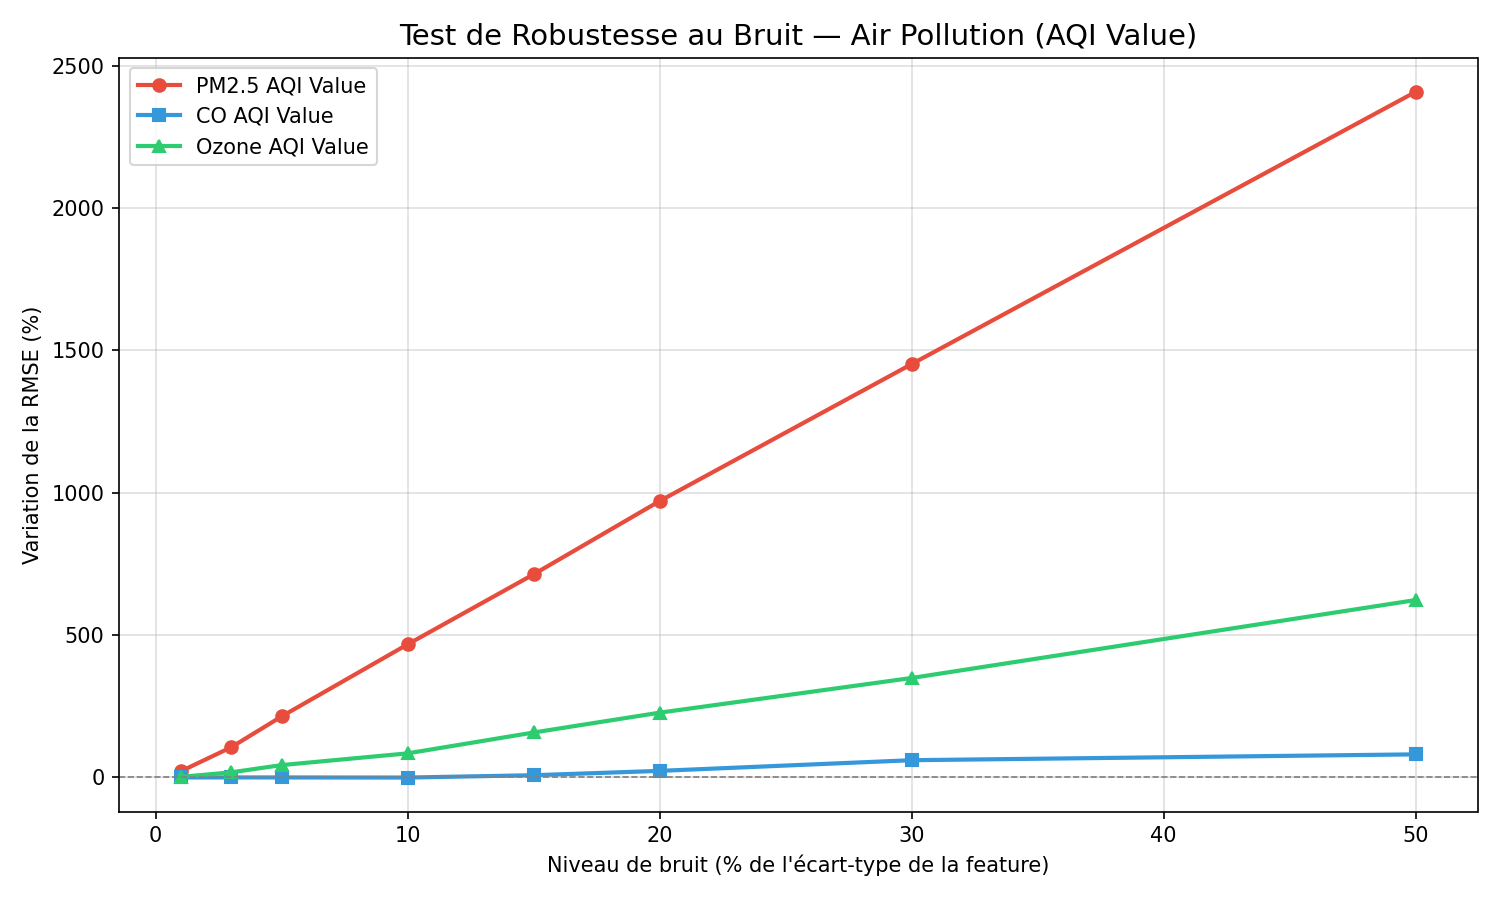

This chart was generated by the following Python code:
"""
Courbe de sensibilité au bruit — Dataset Global Air Pollution
Features testées : PM2.5 AQI Value, CO AQI Value, Ozone AQI Value
(les 3 plus corrélées avec AQI Value, la target)
"""

import joblib
import pandas as pd
import numpy as np
from sklearn.metrics import mean_squared_error
import matplotlib.pyplot as plt

# ── Chargement des artefacts ──────────────────────────────────────────────────
model  = joblib.load("model.joblib")
scaler = joblib.load("scaler.joblib")
imputer = joblib.load("imputer.joblib")

# ── Données ───────────────────────────────────────────────────────────────────
df = pd.read_csv("global_air_pollution_dataset.csv")

FEATURES = ["PM2.5 AQI Value", "CO AQI Value", "Ozone AQI Value", "NO2 AQI Value"]
TARGET   = "AQI Value"

X_raw = df[FEATURES].copy()
y     = df[TARGET].values

# Imputation puis scaling (état « propre »)
X_imputed = imputer.transform(X_raw)
X_scaled  = scaler.transform(X_imputed)

# RMSE de référence (sans bruit)
y_pred_clean = model.predict(X_scaled)
rmse_clean   = np.sqrt(mean_squared_error(y, y_pred_clean))
print(f"RMSE de référence : {rmse_clean:.4f}")

# ── Fonction d'évaluation ─────────────────────────────────────────────────────
def evaluate_noise_impact(feature_idx: int, noise_pct: float) -> float:
    """
    Ajoute un bruit gaussien sur une seule feature (avant scaling),
    retourne la variation de RMSE en % par rapport à la baseline.
    """
    X_noisy = X_imputed.copy()
    std_dev  = X_noisy[:, feature_idx].std()
    noise    = np.random.normal(loc=0,
                                scale=std_dev * noise_pct / 100,
                                size=X_noisy.shape[0])
    X_noisy[:, feature_idx] += noise
    X_noisy_scaled = scaler.transform(X_noisy)

    y_pred_noisy = model.predict(X_noisy_scaled)
    rmse_noisy   = np.sqrt(mean_squared_error(y, y_pred_noisy))
    return 100 * (rmse_noisy - rmse_clean) / rmse_clean

# ── Calcul des courbes ────────────────────────────────────────────────────────
np.random.seed(42)
intensities = np.array([1, 3, 5, 10, 15, 20, 30, 50])

# 3 features les plus corrélées
TOP3_FEATURES = ["PM2.5 AQI Value", "CO AQI Value", "Ozone AQI Value"]
top3_indices  = [FEATURES.index(f) for f in TOP3_FEATURES]

results = {}
for idx, feat in zip(top3_indices, TOP3_FEATURES):
    results[feat] = [evaluate_noise_impact(idx, n) for n in intensities]

# ── Affichage ─────────────────────────────────────────────────────────────────
markers = ["o-", "s-", "^-"]
colors  = ["#e74c3c", "#3498db", "#2ecc71"]

plt.figure(figsize=(10, 6))
for (feat, vals), marker, color in zip(results.items(), markers, colors):
    plt.plot(intensities, vals, marker, label=feat, color=color, linewidth=2)

plt.axhline(y=0, color="gray", linestyle="--", linewidth=0.8)
plt.title("Test de Robustesse au Bruit — Air Pollution (AQI Value)", fontsize=14)
plt.xlabel("Niveau de bruit (% de l'écart-type de la feature)")
plt.ylabel("Variation de la RMSE (%)")
plt.legend()
plt.grid(True, alpha=0.4)
plt.tight_layout()
plt.savefig("noise_sensitivity_curve.png", dpi=150)
plt.show()
print("Courbe sauvegardée : noise_sensitivity_curve.png")
